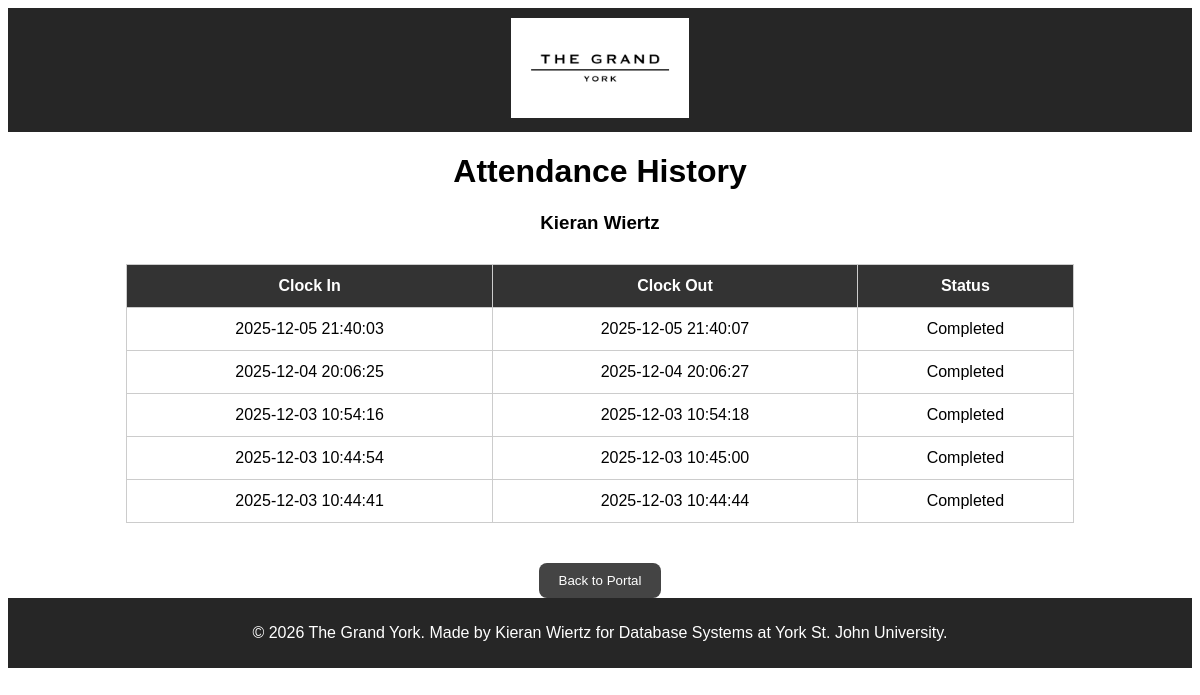
The page /attendanceHistory.php (signed in) on the database its author committed.
### tables this page shows
CREATE TABLE `Person` (
  `PersonID` int(11) NOT NULL AUTO_INCREMENT,
  `FirstName` varchar(100) NOT NULL,
  `LastName` varchar(100) NOT NULL,
  `Phone` varchar(20) DEFAULT NULL,
  `Email` varchar(100) DEFAULT NULL,
  PRIMARY KEY (`PersonID`)
);

CREATE TABLE `StaffAttendance` (
  `AttendanceID` int(11) NOT NULL AUTO_INCREMENT,
  `StaffID` int(11) NOT NULL,
  `ClockInTime` datetime NOT NULL,
  `ClockOutTime` datetime DEFAULT NULL,
  PRIMARY KEY (`AttendanceID`),
  KEY `StaffID` (`StaffID`),
  CONSTRAINT `attendance_fk_staff`
    FOREIGN KEY (`StaffID`) REFERENCES `Staff` (`StaffID`)
);

### attendanceHistory.php (the view, shortened to what this page needs)
<?php
require_once "includes/dbh.inc.php";
$staffID = $_SESSION["StaffID"];
$sql = "
    SELECT FirstName, LastName
    FROM Person
    INNER JOIN Staff ON Staff.PersonID = Person.PersonID
    WHERE Staff.StaffID = ?;
";
$stmt = mysqli_stmt_init($conn);
mysqli_stmt_prepare($stmt, $sql);
mysqli_stmt_bind_param($stmt, "i", $staffID);
mysqli_stmt_execute($stmt);
$nameResult = mysqli_stmt_get_result($stmt);
$nameRow = mysqli_fetch_assoc($nameResult);
$fullName = $nameRow["FirstName"] . " " . $nameRow["LastName"];
$sql = "
    SELECT AttendanceID, ClockInTime, ClockOutTime
    FROM StaffAttendance
    WHERE StaffID = ?
    ORDER BY ClockInTime DESC;
";
$stmt = mysqli_stmt_init($conn);
mysqli_stmt_prepare($stmt, $sql);
mysqli_stmt_bind_param($stmt, "i", $staffID);
mysqli_stmt_execute($stmt);
$result = mysqli_stmt_get_result($stmt);
?>
<!DOCTYPE html>
<html lang="en">
<head>
    <link rel="stylesheet" href="styles.css">
</head>
<body>
    <div class="header">
      <img
        class="logo"
        src="Assets/TheGrandYorkLogo.png"
        alt="The Grand York"
      />
    </div>
<div class="container">
    <h1>Attendance History</h1>
    <h3><?php echo htmlspecialchars($fullName); ?></h3>
</div>
<table>
    <tr>
        <th>Clock In</th>
        <th>Clock Out</th>
        <th>Status</th>
    </tr>
    <?php while ($row = mysqli_fetch_assoc($result)) : ?>
        <tr>
            <td><?php echo $row["ClockInTime"]; ?></td>
            <td>
                <?php
                    echo ($row["ClockOutTime"] !== null)
                        ? $row["ClockOutTime"]
                        : "<i>Still Clocked In</i>";
                ?>
            </td>
            <td>
                <?php echo ($row["ClockOutTime"] !== null) ? "Completed" : "Open Shift"; ?>
            </td>
        </tr>
    <?php endwhile; ?>
</table>
<div class="container">
    <a href="staffMain.php"><button class="btn-back">Back to Portal</button></a>
</div>
    <div class="footer">
      <p>
        &copy; 2026 The Grand York. Made by Kieran Wiertz for Database Systems
        at York St. John University.
      </p>
    </div>
</body>
</html>

### styles.css (style rules this page uses)
* { text-decoration: none; font-family: "Lucida Sans", "Lucida Sans Regular", "Lucida Grande", "Lucida Sans Unicode", Geneva, Verdana, sans-serif; }
.header { background-color: #262626; color: white; padding: 10px; text-align: center; }
.logo { height: 100px; }
table { width: 80%; margin: auto; border-collapse: collapse; margin-top: 30px; }
th, td { padding: 12px; border: 1px solid #ccc; text-align: center; }
th { background-color: #333; color: white; }
.container { text-align: center; margin-top: 20px; }
.btn-back { padding: 10px 20px; margin-top: 20px; background-color: #444; color: white; border: none; cursor: pointer; border-radius: 8px; }
.footer { background-color: #262626; color: white; padding: 10px 0; text-align: center; width: 100%; position: static; bottom: 0; }

### rows shown on the page
person: fullName "Kieran Wiertz"
staffattendance: ClockInTime "2025-12-05 21:40:03", ClockOutTime "2025-12-05 21:40:07", shows "Completed"
staffattendance: ClockInTime "2025-12-04 20:06:25", ClockOutTime "2025-12-04 20:06:27", shows "Completed"
staffattendance: ClockInTime "2025-12-03 10:54:16", ClockOutTime "2025-12-03 10:54:18", shows "Completed"
staffattendance: ClockInTime "2025-12-03 10:44:54", ClockOutTime "2025-12-03 10:45:00", shows "Completed"
staffattendance: ClockInTime "2025-12-03 10:44:41", ClockOutTime "2025-12-03 10:44:44", shows "Completed"
